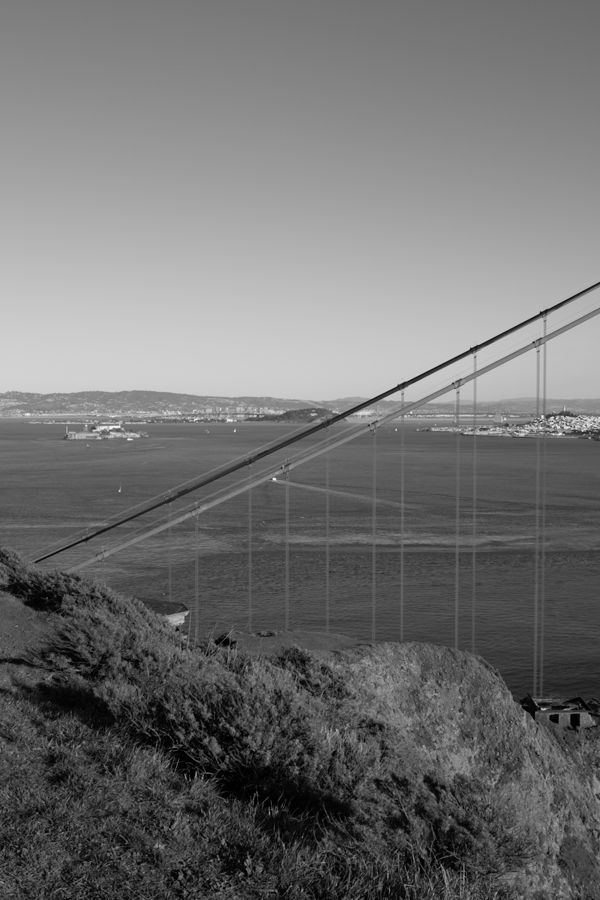
#> input picture goldengate-00.png, 600 x 900 px
$ python stitch.py
#> lines starting #> are read from the running program, lines starting #| are printed output that depends on the picture
# -*- coding: utf-8 -*-
"""
Created on Fri Jan  7 18:26:20 2022

@author: user
"""
"""
Kutay Özbay 270201017
"""

import cv2 as cv
import numpy as np
import sys

def trim(frame):
    #crop top
    if not np.sum(frame[0]):
        return trim(frame[1:])
    #crop bottom
    elif not np.sum(frame[-1]):
        return trim(frame[:-2])
    #crop left
    elif not np.sum(frame[:, 0]):
        return trim(frame[:, 1:])
    #crop right
    elif not np.sum(frame[:, -1]):
        return trim(frame[:, :-2])
    return frame


img0 = cv.imread('goldengate-00.png')
#> img0 is the input picture: shape (900, 600, 3); min 0, max 249, mean 113.3
img1 = cv.imread('goldengate-01.png')
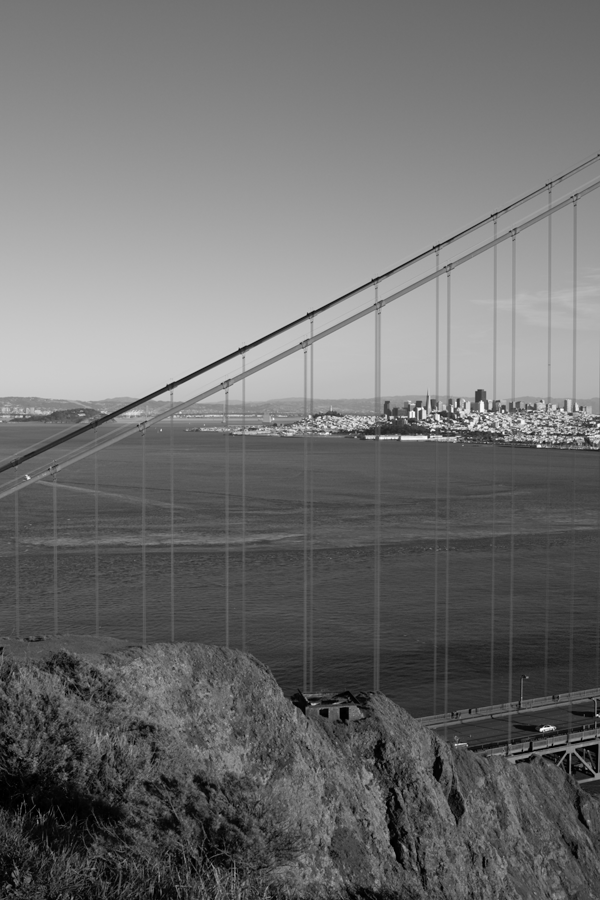
#> input picture goldengate-01.png, 600 x 900 px
#> img1 is the input picture: shape (900, 600, 3); min 0, max 255, mean 110.4
img2 = cv.imread('goldengate-02.png')
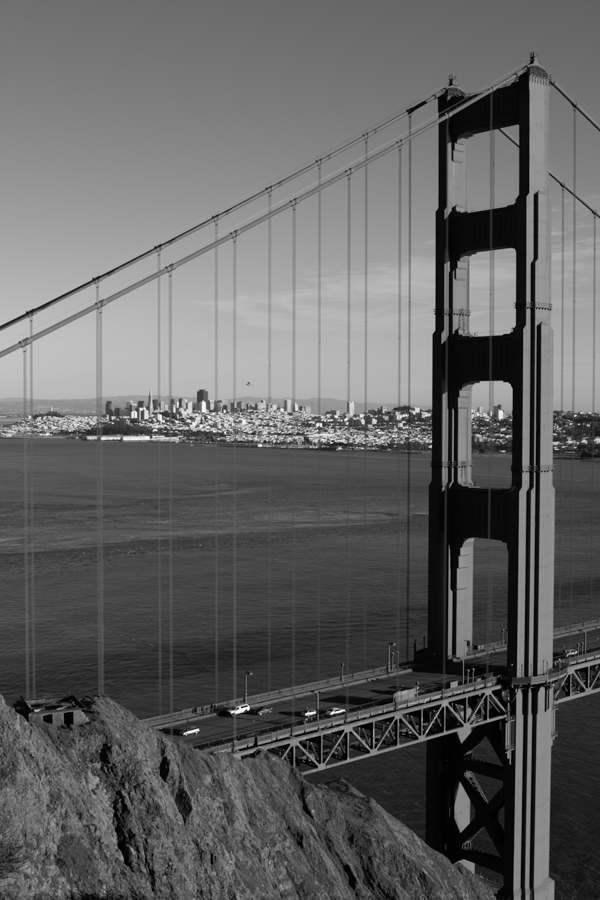
#> input picture goldengate-02.png, 600 x 900 px
#> img2 is the input picture: shape (900, 600, 3); min 0, max 255, mean 98.5
img3 = cv.imread('goldengate-03.png')
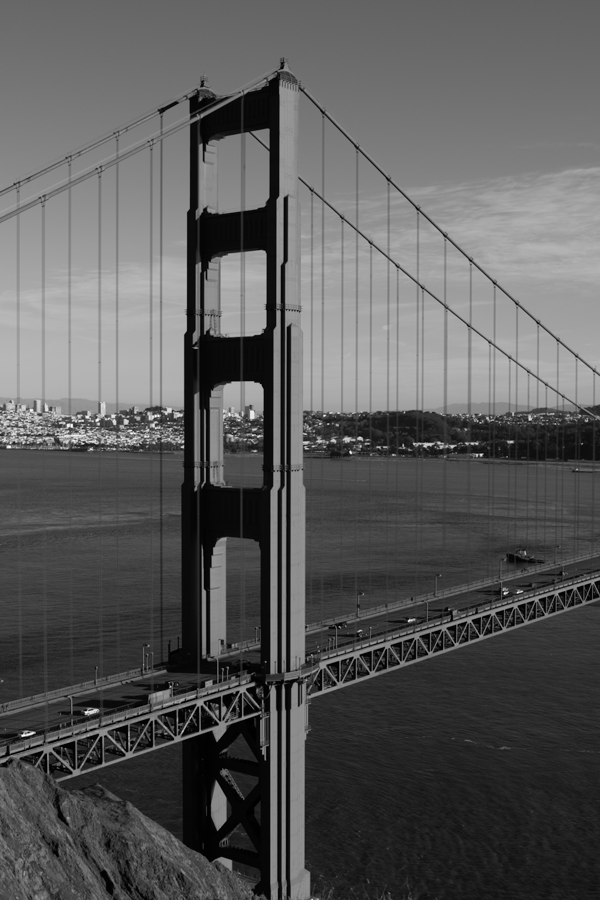
#> input picture goldengate-03.png, 600 x 900 px
#> img3 is the input picture: shape (900, 600, 3); min 0, max 255, mean 89.9
img4 = cv.imread('goldengate-04.png')
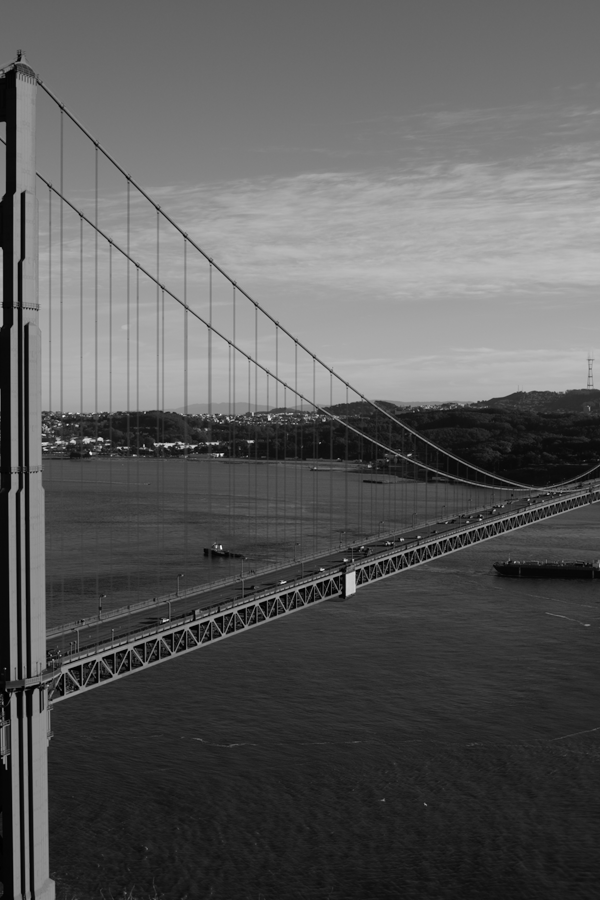
#> input picture goldengate-04.png, 600 x 900 px
#> img4 is the input picture: shape (900, 600, 3); min 0, max 246, mean 90
img5 = cv.imread('goldengate-05.png')
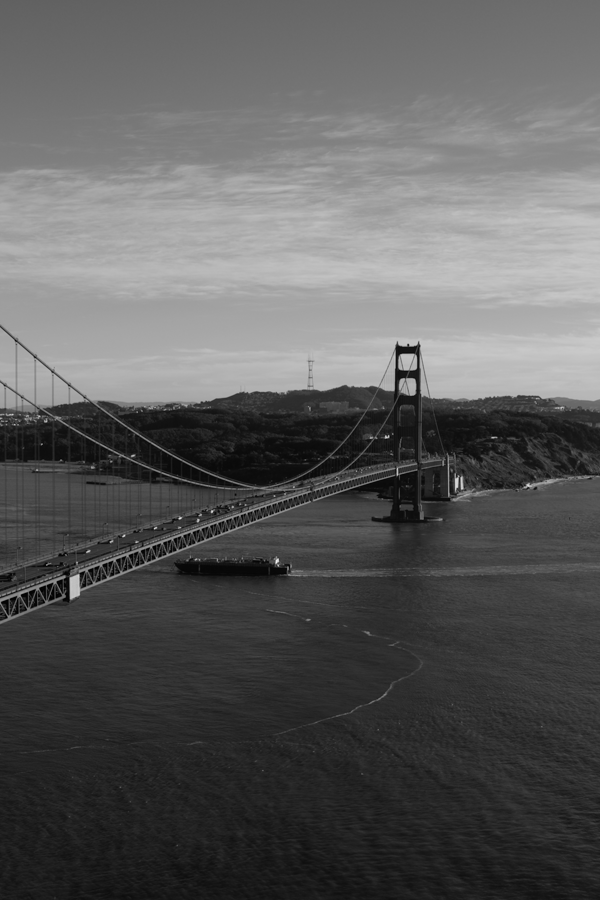
#> input picture goldengate-05.png, 600 x 900 px
#> img5 is the input picture: shape (900, 600, 3); min 0, max 244, mean 91.9
img_list = [img0, img1, img2, img3, img4, img5]
img_right = img_list[len(img_list) - 1]
i = len(img_list) - 2
#> i = 4
bf = cv.BFMatcher_create()
sift = cv.SIFT_create()
while i >= 0:
    img_right_gray = cv.cvtColor(img_right, cv.COLOR_BGR2GRAY)
    img_left = img_list[i]
    img_left_gray = cv.cvtColor(img_left, cv.COLOR_BGR2GRAY)

    kp_right, des_right = sift.detectAndCompute(img_right_gray, None)
    kp_left, des_left = sift.detectAndCompute(img_left_gray, None)

    matches = bf.knnMatch(des_right, des_left, k=2)
    good = []
    for m, n in matches:
        if m.distance < 0.5 * n.distance:
            good.append(m)

    MIN_MATCH_COUNT = 10
    if len(good) >= MIN_MATCH_COUNT:
        src_points = np.float32([kp_right[m.queryIdx].pt for m in good]).reshape(-1, 1, 2)
        dst_points = np.float32([kp_left[m.trainIdx].pt for m in good]).reshape(-1, 1, 2)
        M, mask = cv.findHomography(src_points, dst_points, cv.RANSAC, 5.0)
    else:
        print("Number of matches found " + str(len(good)) + " but need at least " + str(MIN_MATCH_COUNT) + " matches please try again")
        print("Closing Program...")
        sys.exit()

    warped_img = cv.warpPerspective(img_right, M, (img_right.shape[1] + img_left.shape[0], img_left.shape[0]))
    warped_img[0:img_left.shape[0], 0:img_left.shape[1]] = img_left
    img_right = trim(warped_img)
    i = i - 1
#> this loop made 5 passes
#> (matches, i) on passes 1 to 5: (648 matches, 3), (1314 matches, 2), (2841 matches, 1), (4142 matches, 0), (5732 matches, -1)
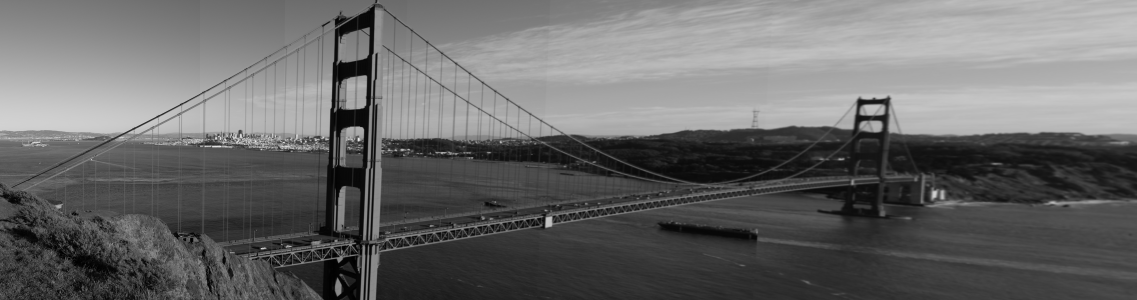
#> img_right: shape (900, 3410, 3) (shown at 1/3 size); min 0, max 255, mean 104.8
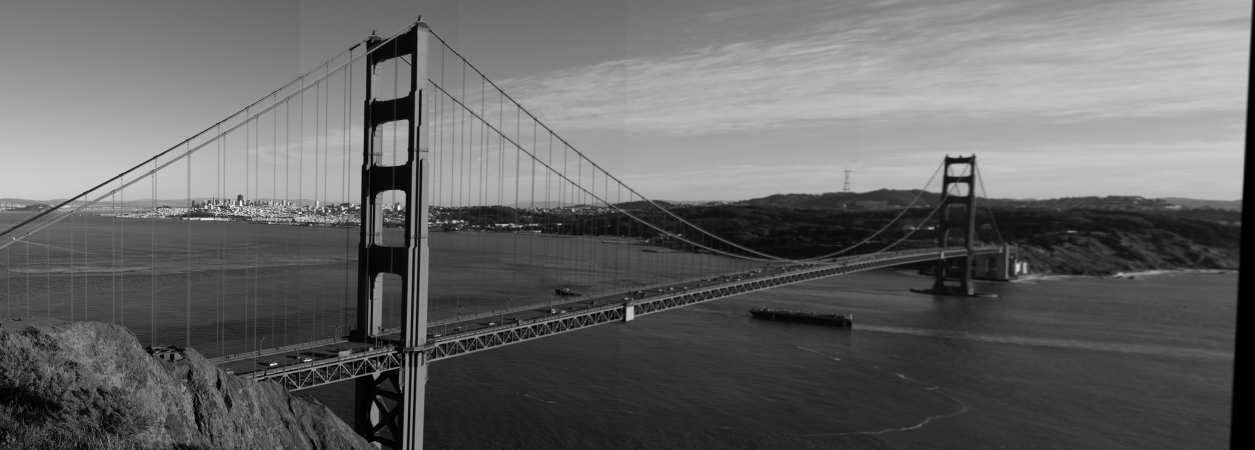
#> img_right_gray: shape (900, 2510) (shown at 1/2 size); min 0, max 255, mean 101.1
#> after the loop, i = -1

img_stitched = img_right

cv.imwrite('panorama.png', img_stitched)
